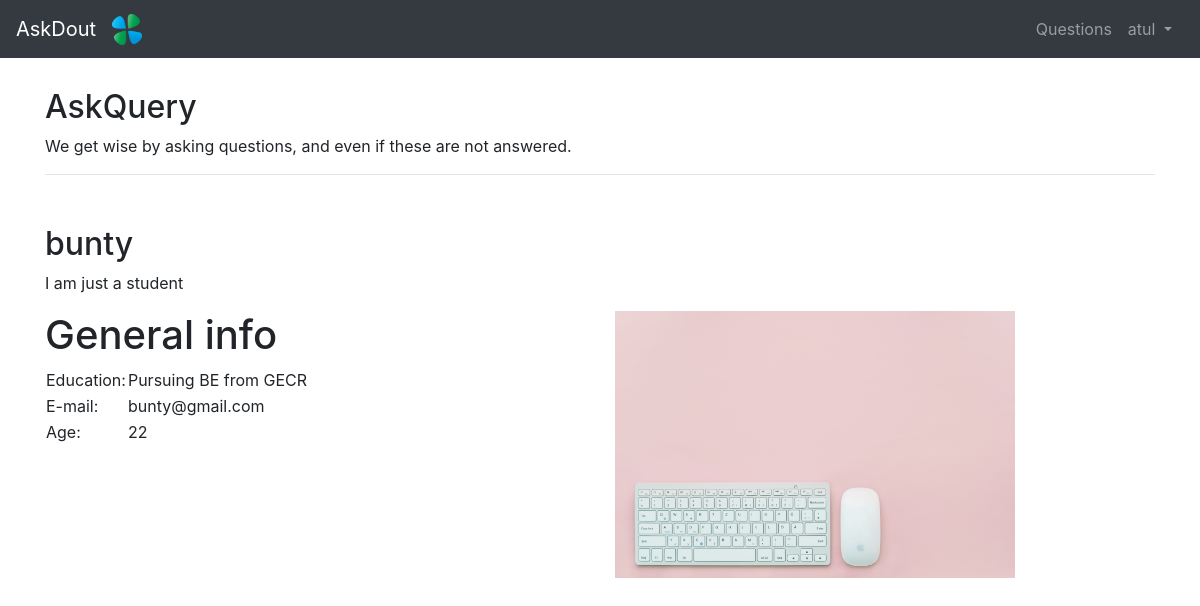
The app's page /profile/1/ (signed in) with its own data.
### users/models.py (models this page shows)
class CustomUser(AbstractUser): #our CustomUser is the dublicate of AbstractUser means default user model
	age = models.PositiveIntegerField(default=0)

### ask/models.py (models this page shows, shortened)
class Profile(models.Model):
     user = models.ForeignKey(settings.AUTH_USER_MODEL,on_delete=models.CASCADE,related_name='profileuser')
     image = models.ImageField(upload_to = 'img/',null=True,blank=True)
     Bio = models.TextField(null=True,blank=True);
     Education_qualification = models.TextField(null=True,blank=True)
     age = models.PositiveIntegerField(default=0)
     email = models.EmailField(max_length=200)

### ask/views.py (the view)
# urls.py: path('profile/<int:pk>/',views.ProfileDetail.as_view(),name='profile_detail')
class ProfileDetail(LoginRequiredMixin,DetailView):
      model = Profile
      template_name = 'profile_detail.html'

### templates/profile_detail.html (shortened to what this page needs)
{% extends 'base.html' %}
{% load static%}
{% block content %}
<div class="heading">
<h2>AskQuery</h2>
<p>We get wise by asking questions, and even if these are not answered.</p>
<hr>
</div>
<div class="name">
<h2>{{object.user}}</h2>
<p>{{object.Bio}}</p>
</div>
<div class="row my-3">
<div class="col-sm-6">
<h1>General info</h1>
<table>
<tr>
<td>Education: </td><td>{{object.Education_qualification}}</td></tr>
<tr>
<td>E-mail: </td><td>{{object.email}}</td></tr>
<tr><td>Age: </td><td>{{object.age}}</td></tr>
</table>
<br>
</div>
<div class="col">
<p><img src="/media/{{object.image}}" class="img-fluid" style="max-height: 600px; max-width: 400px;"></p>
</div>
</div>
{% endblock %}

### templates/includes/navbar.html (shortened to what this page needs)
{% load static %}
<nav class="navbar navbar-expand-md navbar-dark bg-dark mb-">
<a class="navbar-brand" href="{% url 'homepage' %}">AskDout</a>
<a class="navbar-brand"><img src="{% static 'img/logo.png' %}" style="width: 30px"/></a>
<div class="collapse navbar-collapse" id="navbarCollapse">
{% if user.is_authenticated %}
<ul class="navbar-nav ml-auto mr-1">
<li class="nav-item">
<a class="nav-link" href="{% url 'question_list' %}">
Questions
</a>
</li>
<li class="nav-item">
<a class="nav-link dropdown-toggle" href="#" id="userMenu" data-toggle="dropdown" aria-haspopup="true" aria-expanded="false">
{{ user.username }}
</a>
</li>
</ul>
{% else %}
<form class="form-inline ml-auto">
<a href="{% url 'login' %}" class="btn btn-outline-secondary">Log In</a>
<a href="{% url 'signup' %}" class="btn btn-primary ml-1">Sign up</a>
</form>
{% endif %}
</div>
</nav>

### static/css/style.css (style rules this page uses)
.heading { margin-top: 30px; margin-bottom:50px; }
body { margin-bottom:50px; }

### records on screen
CustomUser: username "atul"
Profile: user "bunty", Bio "I am just a student", Education_qualification "Pursuing BE from GECR", email "bunty@gmail.com", age "22", image (picture)
